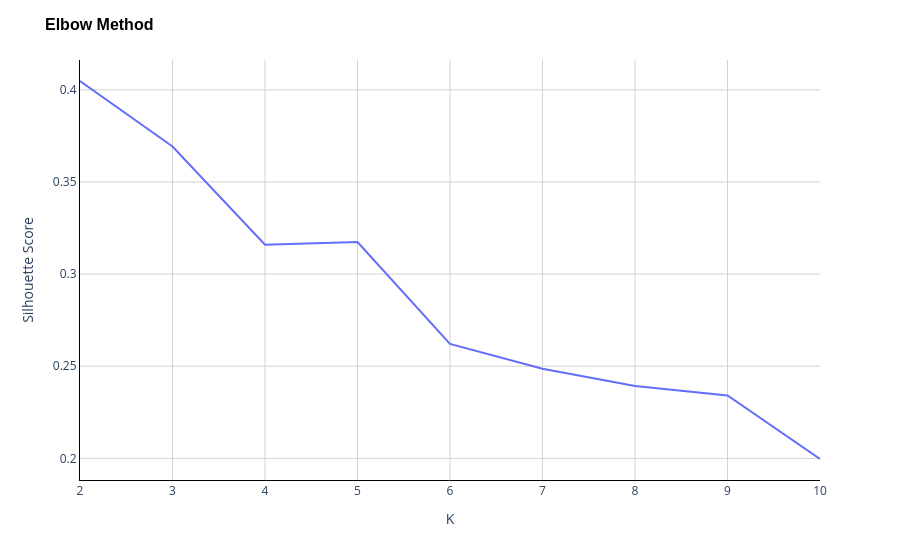

Notebook source saved alongside this figure:
### Markdown cell above
Podemos ver que los resultados encontrados en ambos casos difieren. Es por eso que, para algoritmos que depedenden de las distancias de las observaciones, como los algoritmos jerárquicos, es mejor normalizar las variables primero.

Ya habiendo normalizado los datos, buscamos el valor de $K$ óptimo (i.e., la cantidad óptima de clusters para nuestro problema). Para hacer esto, ajustamos varios modelos con distintos valores de $K$. El valor óptimo es aquel a partir del cual la reducción en la dispersión total intra-grupo comienza a ser más lenta.

### Code cell
scores = []
for k in np.arange(2, 11):
    tree = AgglomerativeClustering(n_clusters=k, linkage='complete')
    labels = tree.fit_predict(df_scaled)
    score = silhouette_score(df_scaled, labels)
    scores.append(score)

figure = px.line(
    x=np.arange(2, 11),
    y=scores
)
figure.update_layout(
    title='Elbow Method',
    title_font=dict(size=16, family='Arial', color='black', weight='bold'),
    xaxis_title='K',
    yaxis_title='Silhouette Score',
    plot_bgcolor='white',
    yaxis=dict(showgrid=True, gridcolor='LightGray', showline=True, linecolor='Black', zeroline=True, zerolinecolor='LightGray'),
    xaxis=dict(showgrid=True, gridcolor='LightGray', showline=True, linecolor='Black', zeroline=True, zerolinecolor='LightGray'),
)
figure.show()

### Figure 1 — Plotly figure (JSON) as saved in the notebook; plotly's stock layout.template omitted (floating-point values rounded to 4 significant figures)
{"data": [{"hovertemplate": "x=%{x}<br>y=%{y}<extra></extra>", "legendgroup": "", "line": {"color": "#636efa", "dash": "solid"}, "marker": {"symbol": "circle"}, "mode": "lines", "name": "", "orientation": "v", "showlegend": false, "type": "scatter", "x": [2, 3, 4, 5, 6, 7, 8, 9, 10], "xaxis": "x", "y": [0.4048, 0.3692, 0.316, 0.3174, 0.2621, 0.2486, 0.2393, 0.2341, 0.1996], "yaxis": "y"}], "layout": {"legend": {"tracegroupgap": 0}, "margin": {"t": 60}, "plot_bgcolor": "white", "title": {"font": {"color": "black", "family": "Arial", "size": 16, "weight": "bold"}, "text": "Elbow Method"}, "xaxis": {"anchor": "y", "domain": [0, 1], "gridcolor": "LightGray", "linecolor": "Black", "showgrid": true, "showline": true, "title": {"text": "K"}, "zeroline": true, "zerolinecolor": "LightGray"}, "yaxis": {"anchor": "x", "domain": [0, 1], "gridcolor": "LightGray", "linecolor": "Black", "showgrid": true, "showline": true, "title": {"text": "Silhouette Score"}, "zeroline": true, "zerolinecolor": "LightGray"}}}
